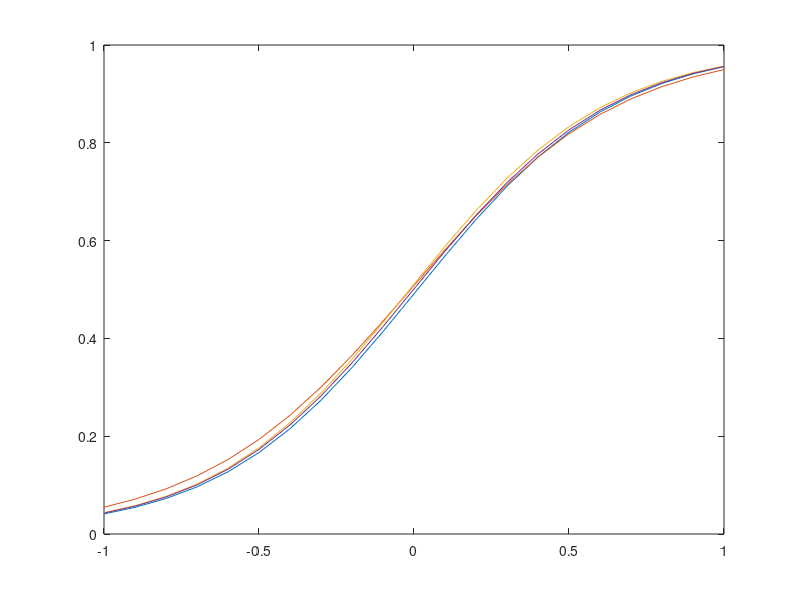

Write the MATLAB code that produced this figure.
N = 100; 
coherenceLevels = -1:0.1:1; 
conditions = 4; 
data = zeros(N, length(coherenceLevels), conditions);

for i = 1:N
    PSEs = rand(1, conditions) * 0.4 - 0.2; 
    slopes = rand(1, conditions) * 2 + 1;  

    for cond = 1:conditions
        for j = 1:length(coherenceLevels)
            coh = coherenceLevels(j);
            data(i, j, cond) = normcdf(coh, PSEs(cond), 1/slopes(cond));
        end
    end
end

figure();
plot(coherenceLevels, squeeze(mean(data, 1)))